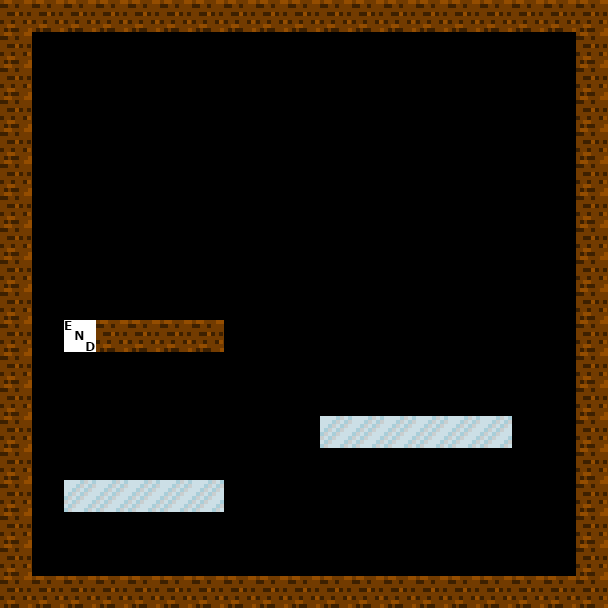

A level layout from a 2D game, rendered from its tile map. Below: a short description, then the map file with tile-grid data replaced by summaries:
An orthogonal 19x19 tile map with 32x32 px tiles, 1 tile layer (Tile Layer 1).

<map version="1.0" orientation="orthogonal" width="19" height="19" tilewidth="32" tileheight="32">
 <tileset firstgid="1" name="tiles" tilewidth="32" tileheight="32">
  <image source="tiles.png" width="192" height="32" />
  <tile id="0">
   <properties>
    <property name="friction" value="0.4" />
    <property name="solid" value="1" />
   </properties>
  </tile>
  <tile id="1">
   <properties>
    <property name="friction" value="1" />
    <property name="solid" value="1" />
   </properties>
  </tile>
  <tile id="3">
   <properties>
    <property name="end" value="1" />
    <property name="friction" value="1" />
    <property name="solid" value="1" />
   </properties>
  </tile>
 </tileset>
 <layer name="Tile Layer 1" width="19" height="19">
  <data>[361 cells, 88 non-empty, 3 distinct tile ids]</data>
 </layer>
</map>
